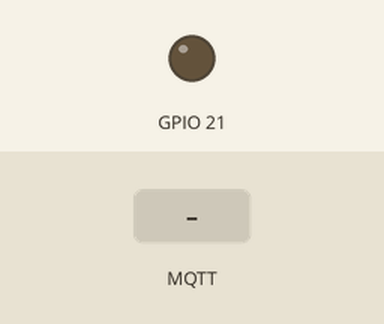
The sketch below on a simulated ESP32. On the bench: output pins drawn as LEDs (lit = HIGH). The inputs (shaded band) are chosen by the test bench. WiFi joins after 1.5 s; servers stay silent unless stated; no MQTT or app messages arrive unless stated; what the sketch prints to the serial monitor is not drawn.

Above: at 2.7 s.
2.8 s: MQTT message "1" arrives on the second subscribed topic
At 4.4 s:
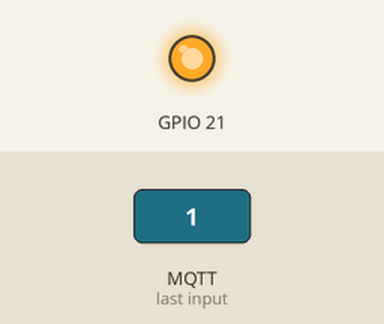
5.0 s: MQTT message "sleeptrackON/" arrives on the second subscribed topic
At 5.9 s:
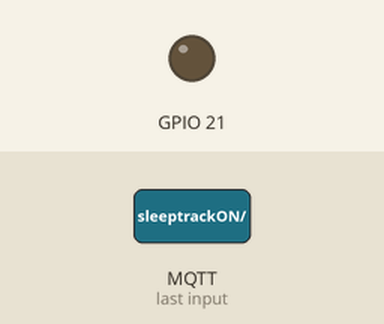
Timing chart, 0 to 8.0 s (numbered marks = the images above; inputs shaded):
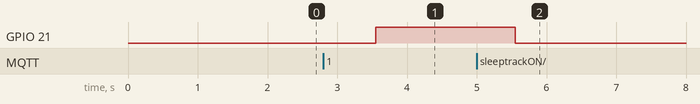

The sketch:

project_Sleep_tracker.ino
```cpp
#include <Wire.h>
#include <MPU6050.h>
#include <WiFi.h>
#include <PubSubClient.h>
#include <WiFiClientSecure.h>

//WIFI Credentials
#define WIFI_SSID "Winter-net"
#define WIFI_PASSWORD "WINTERNET0311646398"

const char *mqtt_broker = "broker";
const char *mqtt_username = "username";
const char *mqtt_password = "password";
const int mqtt_port = 8883;

bool sleepTrackingEnabled = false;
bool wakeUpSignal = false;

WiFiClientSecure esp_client;
PubSubClient mqtt_client(esp_client);

// MPU6050 setup
MPU6050 accelgyro;
int16_t ax, ay, az;
int16_t gx, gy, gz;

// Root certificate
const char *ca_cert = "YOUR CERT";

void connectToWiFi() {
    WiFi.mode(WIFI_STA);
    WiFi.begin(WIFI_SSID, WIFI_PASSWORD);
    Serial.print("Connecting to WiFi");
    while (WiFi.status() != WL_CONNECTED) {
        delay(500);
        Serial.print(".");
    }
    Serial.println("\nConnected to WiFi");
}

void connectToMQTT() {
    while (!mqtt_client.connected()) {
        String client_id = "esp32-client-" + String(WiFi.macAddress());
        Serial.printf("Connecting to MQTT as %s...\n", client_id.c_str());
        if (mqtt_client.connect(client_id.c_str(), mqtt_username, mqtt_password)) {
            Serial.println("Connected to MQTT");
        } else {
            Serial.print("MQTT connect failed, rc=");
            Serial.print(mqtt_client.state());
            Serial.println(" Retrying in 5 seconds");
            delay(5000);
        }
    }
}
void callback(char* topic, byte* payload, unsigned int length) {
    String topicStr = String(topic);
    String payloadStr;

    for (unsigned int i = 0; i < length; i++) {
        payloadStr += (char)payload[i];
    }

    if (topicStr == "sleeptrackON/") {
        sleepTrackingEnabled = (payloadStr == "1");
    } else if (topicStr == "wakeUp/") {
        wakeUpSignal = (payloadStr == "1");
    }
}

void setup() {
    pinMode(21, OUTPUT);
    Serial.begin(115200);
    connectToWiFi();
    esp_client.setCACert(ca_cert);
    mqtt_client.setServer(mqtt_broker, mqtt_port);
    connectToMQTT();
     Wire.begin(19,18);
    accelgyro.initialize();
    mqtt_client.setCallback(callback);
    mqtt_client.subscribe("sleeptrackON/");
    mqtt_client.subscribe("wakeUp/");
    if (!accelgyro.testConnection()) {
        Serial.println("MPU6050 connection failed!");
        while (1);
    }

}

void loop() {
  if (!mqtt_client.connected()) {
        connectToMQTT();
        mqtt_client.subscribe("sleeptrackON/");
        mqtt_client.subscribe("wakeUp/");
    }
    mqtt_client.loop();

    // Handle wakeUp signal
    digitalWrite(21, wakeUpSignal ? HIGH : LOW);

    // If sleep tracking is enabled, send accelerometer data
    if (sleepTrackingEnabled) {
      accelgyro.getAcceleration(&ax, &ay, &az);

        // Normalize to 2–-2 range
       float gx = ax * (2.0 / 32768.0);
      float gy = ay * (2.0 / 32768.0);
       float gz = az * (2.0 / 32768.0);

        // Prepare JSON with float values
        char json_msg[128];
       snprintf(json_msg, sizeof(json_msg), "{\"x\":%.2f,\"y\":%.2f,\"z\":%.2f}", gx, gy, gz);

       mqtt_client.publish("acc/data", json_msg);
      Serial.println(json_msg);
      delay(1000);
    }

    delay(1000);  // 1s delay between loops
}
```

Measured:
- after the input at 2.8 s, GPIO 21: LOW → HIGH after 0.76 s
- after the input at 5.0 s, GPIO 21: HIGH → LOW after 0.56 s
